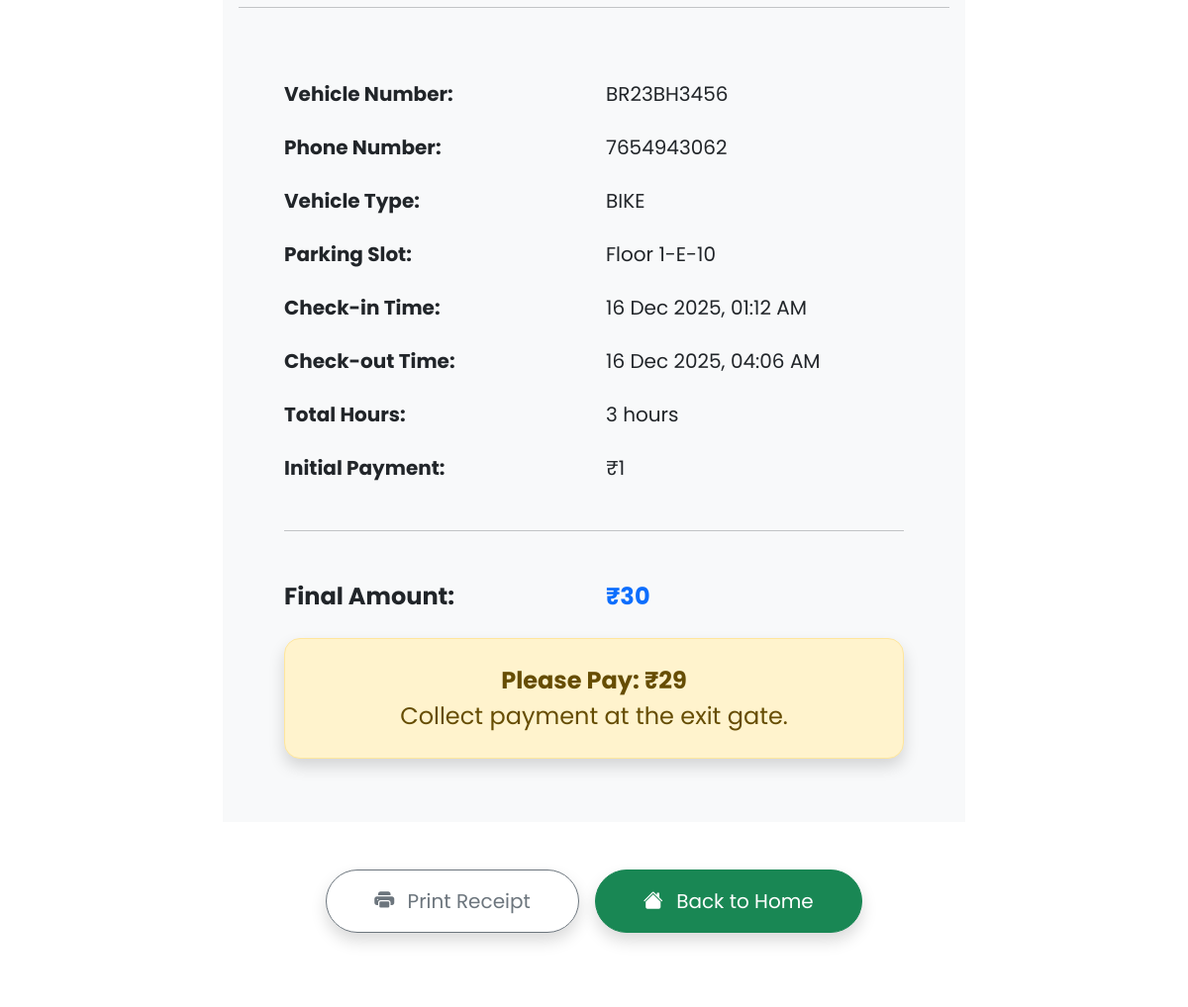
The page /qr-checkout/33/ (lower part) on the database as committed earlier.
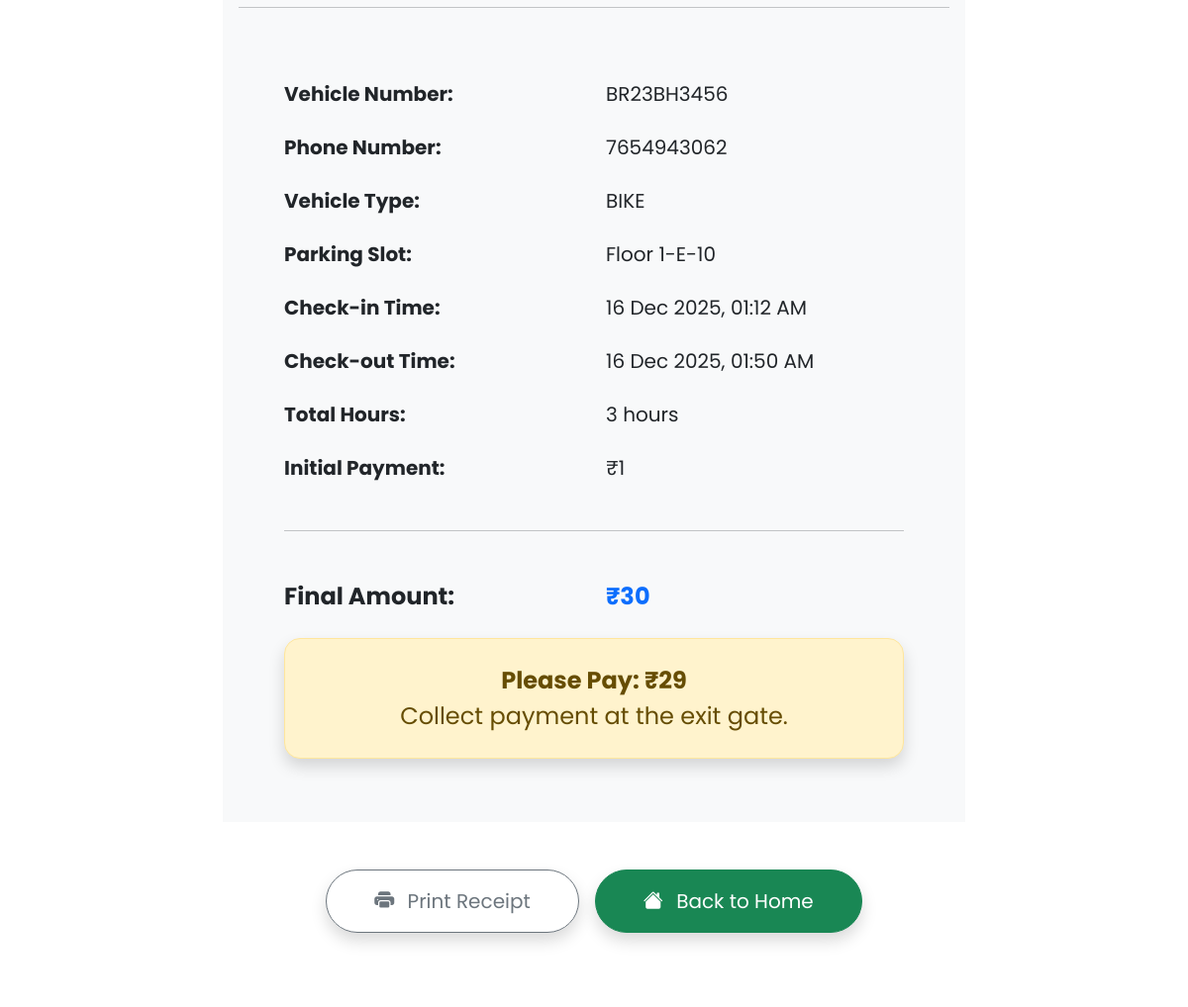
The same page on the database as committed later.
### parking/models.py (models this page shows, shortened)
class Ticket(models.Model):
    qr_code = models.ImageField(upload_to="qrcodes/", blank=True, null=True)
    vehicle_number = models.CharField(max_length=20)
    phone = models.CharField(max_length=15)
    vehicle_type = models.CharField(max_length=10)
    slot = models.ForeignKey(Slot, on_delete=models.SET_NULL, null=True)
    check_in = models.DateTimeField(default=timezone.now)
    check_out = models.DateTimeField(null=True, blank=True)
    initial_payment = models.IntegerField(default=0)
    final_amount = models.IntegerField(null=True, blank=True)

class Slot(models.Model):
    floor = models.ForeignKey(Floor, on_delete=models.CASCADE)
    section = models.CharField(max_length=1)
    slot_number = models.IntegerField()
    vehicle_type = models.CharField(max_length=10)
    is_available = models.BooleanField(default=True)
    class Meta:
        unique_together = ("floor", "section", "slot_number")
    def __str__(self):
        return f"{self.floor}-{self.section}-{self.slot_number}"

class Floor(models.Model):
    number = models.IntegerField(unique=True)
    price_increment = models.IntegerField(default=0)  # +5 per floor
    def __str__(self):
        return f"Floor {self.number}"

### parking/views.py (the view)
# urls.py: path("qr-checkout/<int:token_id>/", views.auto_checkout, name="auto_checkout"),
def auto_checkout(request, token_id):
    ticket = get_object_or_404(Ticket, id=token_id)
    if ticket.check_out is not None:
        total, refund, due, hours = BillingService.calculate(ticket)
        return render(
            request,
            "bill.html",
            {
                "ticket": ticket,
                "total": total,
                "refund": refund,
                "due": due,
                "hours": hours,
                "auto": True,  # Optional: to show "Scanned QR" message
            },
        )
    ticket.check_out = timezone.now()
    total, refund, due, hours = BillingService.calculate(ticket)
    ticket.final_amount = total
    ticket.save()
    if ticket.slot:
        ticket.slot.is_available = True
        ticket.slot.save()
    messages.success(request, "Checkout completed via QR scan!")
    return render(
        request,
        "bill.html",
        {
            "ticket": ticket,
            "total": total,
            "refund": refund,
            "due": due,
            "hours": hours,
            "auto": True,
        },
    )

### services/billing.py (called while the page is built)
    @staticmethod
    def calculate(ticket):
        config = ParkingConfig.objects.get(vehicle_type=ticket.vehicle_type)
        floor_increment = ticket.slot.floor.price_increment
        base_price = config.base_price + floor_increment
        hours = math.ceil((timezone.now() - ticket.check_in).total_seconds() / 3600)
        total = base_price
        if hours > config.base_hours:
            total += (hours - config.base_hours) * config.extra_per_hour
        refund = max(ticket.initial_payment - total, 0)
        due = max(total - ticket.initial_payment, 0)
        return total, refund, due, hours

### templates/bill.html (shortened to what this page needs)
{% extends "base.html" %}
{% block content %}
<div class="container text-center my-5 py-5">
    <div class="card mx-auto shadow-xl border-0" style="max-width: 750px; border-radius: 25px; overflow: hidden;">
        <div class="card-body bg-light py-5">
            {% if ticket.qr_code %}
                <hr class="my-5">
            {% endif %}
            <div class="row g-4 text-start fs-5" style="max-width: 650px; margin: 0 auto;">
                <div class="col-sm-6"><strong>Vehicle Number:</strong></div>
                <div class="col-sm-6">{{ ticket.vehicle_number }}</div>
                <div class="col-sm-6"><strong>Phone Number:</strong></div>
                <div class="col-sm-6">{{ ticket.phone }}</div>
                <div class="col-sm-6"><strong>Vehicle Type:</strong></div>
                <div class="col-sm-6">{{ ticket.vehicle_type }}</div>
                <div class="col-sm-6"><strong>Parking Slot:</strong></div>
                <div class="col-sm-6">{{ ticket.slot }}</div>
                <div class="col-sm-6"><strong>Check-in Time:</strong></div>
                <div class="col-sm-6">{{ ticket.check_in|date:"d M Y, h:i A" }}</div>
                <div class="col-sm-6"><strong>Check-out Time:</strong></div>
                <div class="col-sm-6">{{ ticket.check_out|date:"d M Y, h:i A" }}</div>
                <div class="col-sm-6"><strong>Total Hours:</strong></div>
                <div class="col-sm-6">{{ hours }} hour{{ hours|pluralize }}</div>
                <div class="col-sm-6"><strong>Initial Payment:</strong></div>
                <div class="col-sm-6">₹{{ ticket.initial_payment }}</div>
                <div class="col-12"><hr class="my-4"></div>
                <div class="col-sm-6 fs-4 fw-bold">Final Amount:</div>
                <div class="col-sm-6 fs-4 fw-bold text-primary">₹{{ total }}</div>
                {% if refund > 0 %}
                    <div class="col-12 mt-4">
                        <div class="alert alert-success fs-4 py-4 text-center rounded-4 shadow">
                            <strong>Congratulations! Refund: ₹{{ refund }}</strong><br>
                            Amount has been returned to you.
                        </div>
                    </div>
                {% elif due > 0 %}
                    <div class="col-12 mt-4">
                        <div class="alert alert-warning fs-4 py-4 text-center rounded-4 shadow">
                            <strong>Please Pay: ₹{{ due }}</strong><br>
                            Collect payment at the exit gate.
                        </div>
                    </div>
                {% endif %}
            </div>
        </div>
        <div class="card-footer bg-white py-5 border-0">
            <div class="d-grid gap-3 d-md-flex justify-content-center">
                <button onclick="window.print()" class="btn btn-outline-secondary btn-lg px-5 py-3 rounded-pill shadow">
                    <i class="bi bi-printer-fill me-2"></i> Print Receipt
                </button>
                <a href="{% url 'home' %}" class="btn btn-success btn-lg px-5 py-3 rounded-pill shadow">
                    <i class="bi bi-house-fill me-2"></i> Back to Home
                </a>
            </div>
        </div>
    </div>
</div>
{% endblock %}

Rows that differ between the two databases and show on the page:
changed Ticket "BR23BH3456": check_out "16 Dec 2025, 04:06 AM" → "16 Dec 2025, 01:50 AM"
